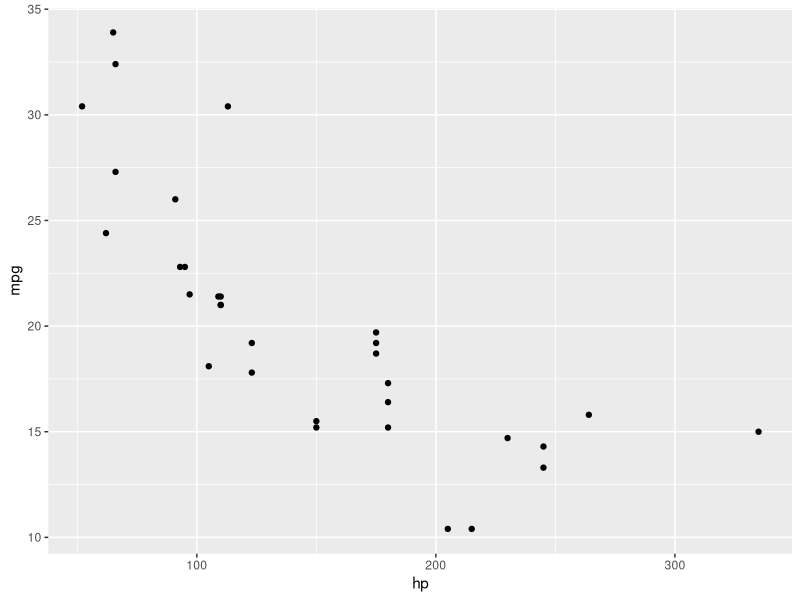
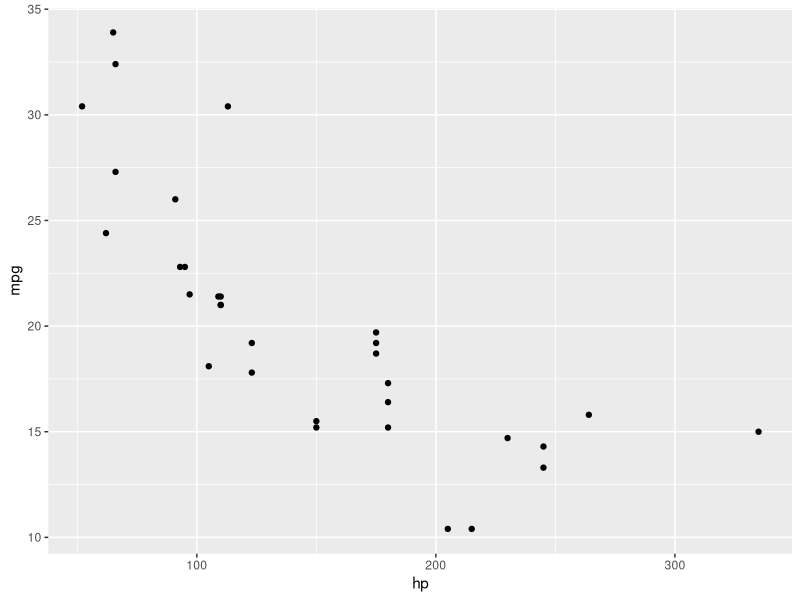
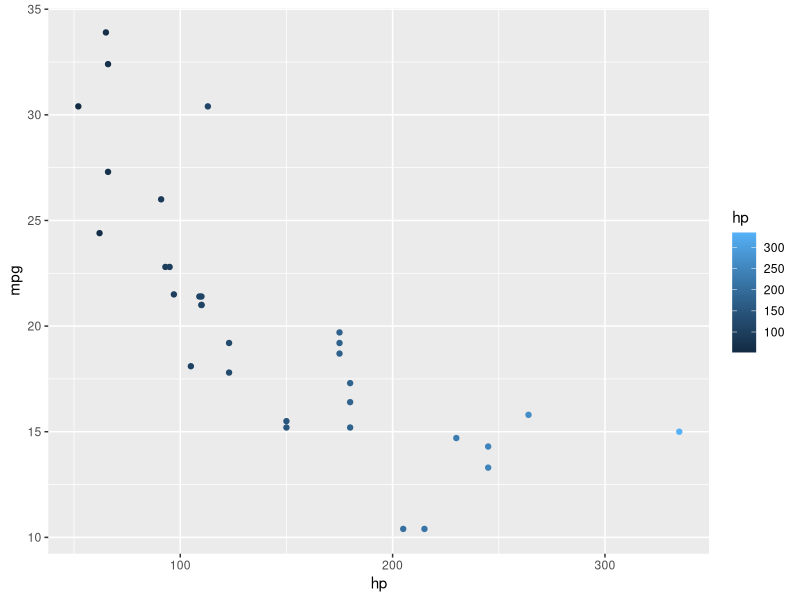
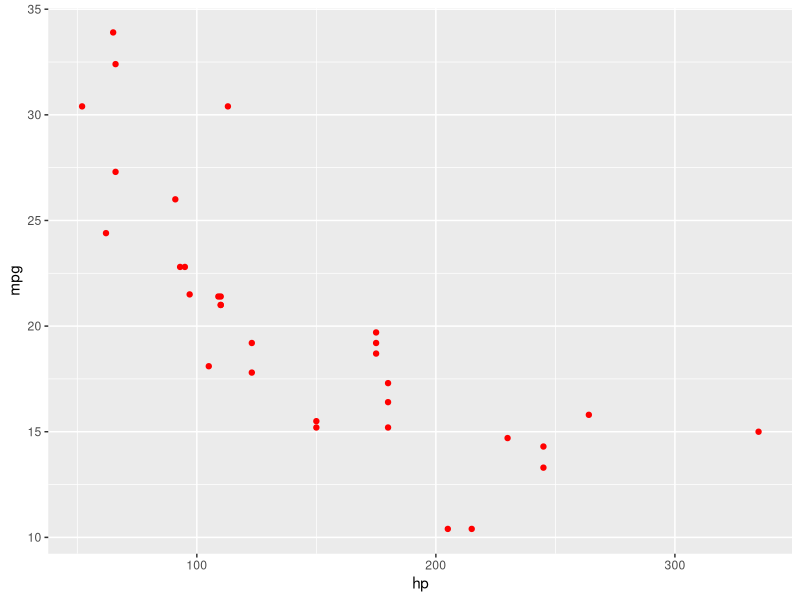
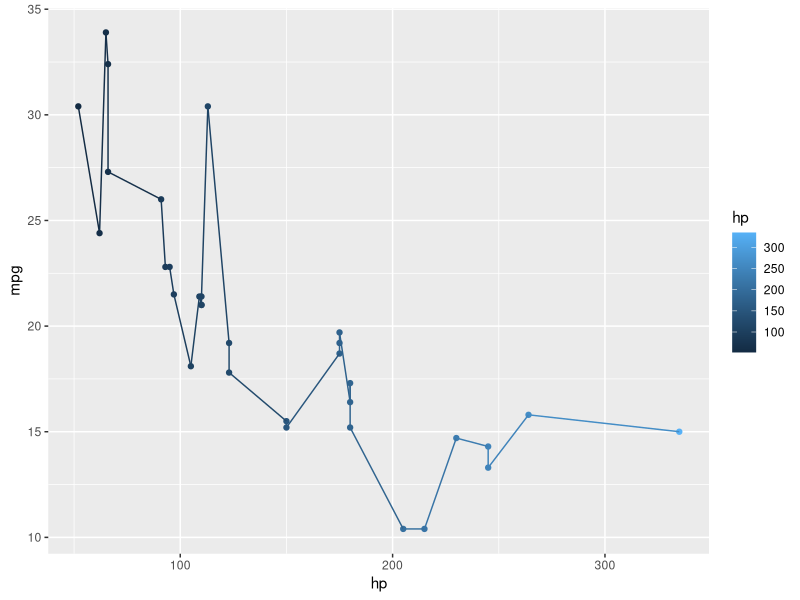
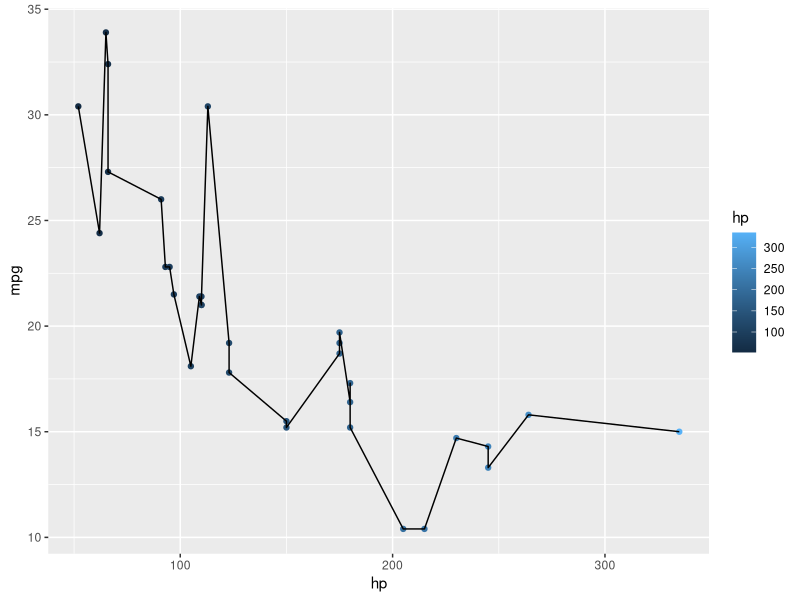
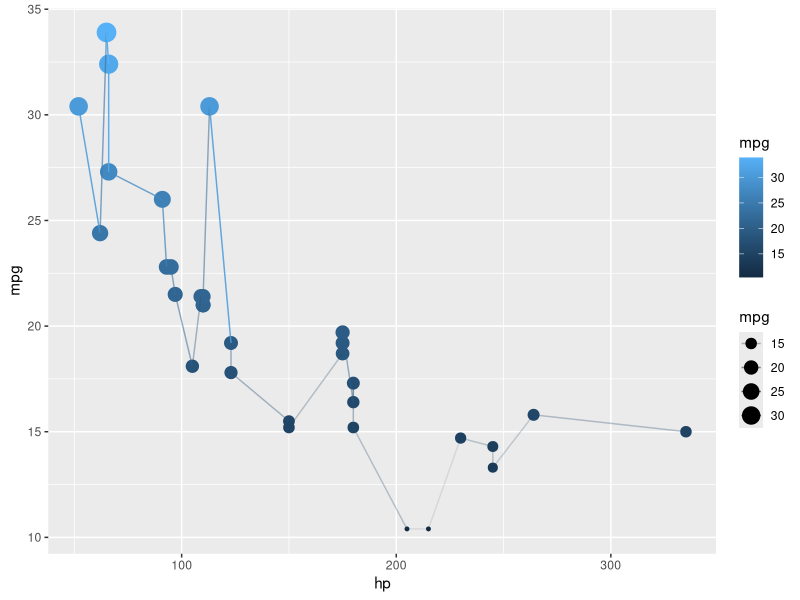
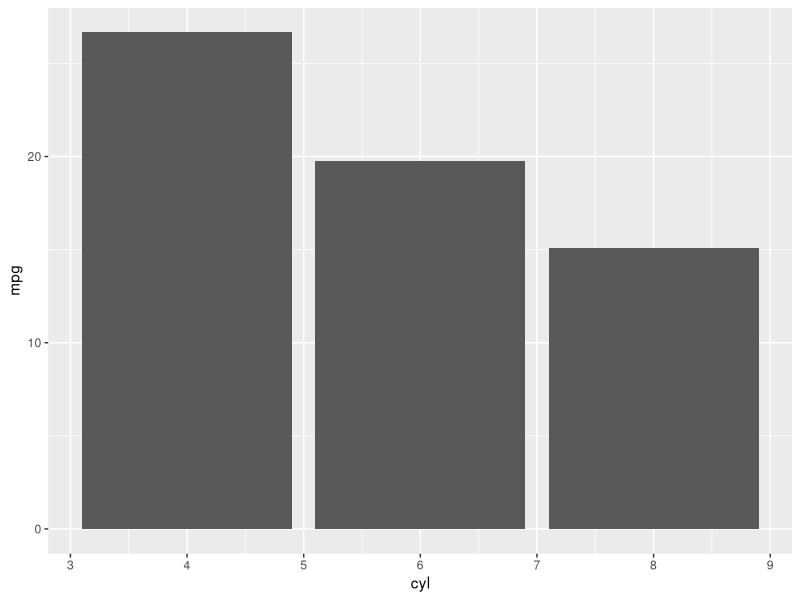

Reproduce these figures in R, in order.
## ---- chunk 1
knitr::opts_knit$set(root.dir = '../../../../')
knitr::opts_chunk$set(
  collapse = TRUE,
  comment = "#>",
  fig.height = 3,
  fig.width = 3,
  fig.align = "center"
)
## ---- chunk 2
# install.packages("ggplot2")
library(ggplot2)
## ---- chunk 3
ggplot(mtcars, aes(x = hp, y = mpg)) + geom_point()
## ---- chunk 4
ggplot() + geom_point(data = mtcars, aes(x = hp, y = mpg))
## ---- chunk 5
ggplot(mtcars, aes(x = hp, y = mpg, color = hp)) +
  geom_point()
## ---- chunk 6
ggplot(mtcars, aes(x = hp, y = mpg)) +
  geom_point(color = "red")
## ---- chunk 7
ggplot(mtcars, aes(x = hp, y = mpg, color = hp)) +
  geom_point() +
  geom_line()
## ---- chunk 8
ggplot(mtcars, aes(x = hp, y = mpg)) +
  geom_point(aes(color = hp)) +
  geom_line()
## ---- chunk 9
ggplot(mtcars, aes(x = hp, y = mpg, color = mpg)) +
  geom_point(aes(size = mpg)) +
  geom_line(aes(alpha = mpg))
## ---- chunk 10
library(dplyr)
mtcars %>% 
  group_by(cyl) %>% 
  summarise(mpg = mean(mpg)) %>% 
  ggplot(aes(x = cyl, y = mpg)) +
    geom_bar(stat = "identity")
## ---- chunk 11
library(dplyr)
d <- mtcars %>% 
  group_by(cyl) %>% 
  summarise(mpg = mean(mpg))
d
## ---- chunk 12
ggplot(d, aes(x = cyl, y = mpg)) +
  geom_bar(stat = "identity")
## ---- chunk 13
ggplot(d, aes(x = cyl, y = mpg, label = round(mpg, 2))) +
  geom_bar(stat = "identity") +
  geom_text(vjust = 1.5, color = "white")
## ---- chunk 14
library(ggplot2)
library(dplyr)
id <- mtcars
gd <- id %>%
  group_by(cyl) %>% 
  summarise(hp = mean(hp))

ggplot(id, aes(x = factor(cyl), y = hp, color = cyl, fill = cyl)) +
  geom_bar(data = gd, stat = "identity", alpha = .2) +
  geom_point() +
  guides(color = "none", fill = "none")
